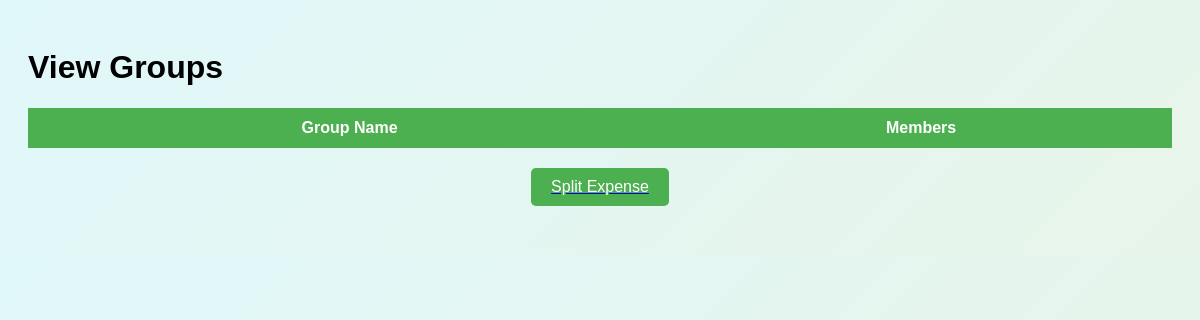
The app's page /view_groups (signed in), older data.
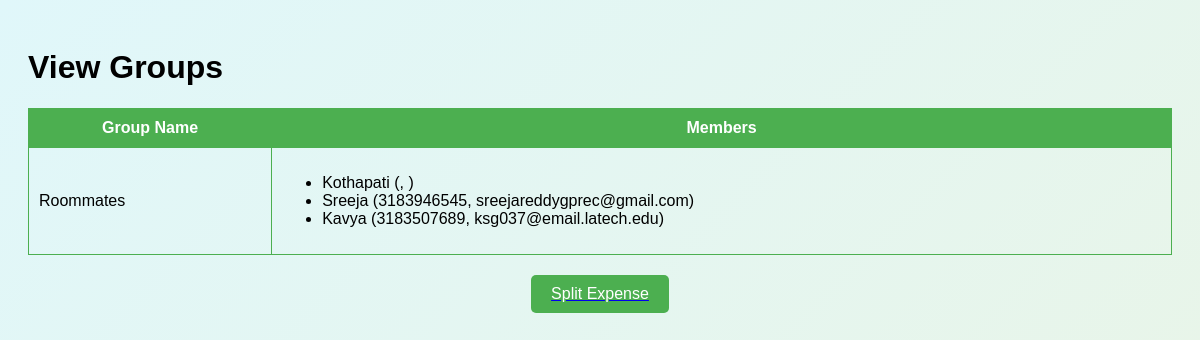
The same page, newer data.
### tables this page shows
CREATE TABLE members (
            id INTEGER PRIMARY KEY AUTOINCREMENT,
            group_name TEXT NOT NULL,
            name TEXT NOT NULL,
            phone TEXT NOT NULL,
            email TEXT NOT NULL,
            FOREIGN KEY (group_name) REFERENCES groups_table(group_name)
        );

### app.py (the view)
@app.route('/view_groups')
def view_groups():
    if 'username' not in session:
        return redirect(url_for('login'))
    logged_in_user = session['username']
    conn = sqlite3.connect(db_path)
    cursor = conn.cursor()
    cursor.execute('SELECT group_name FROM members WHERE name = ?', (logged_in_user,))
    groups = cursor.fetchall()
    group_data = []
    for group in groups:
        cursor.execute('SELECT name, phone, email FROM members WHERE group_name = ?', (group[0],))
        members = cursor.fetchall()
        group_data.append({'group_name': group[0], 'members': members})
    conn.close()
    return render_template('view_groups.html', groups=group_data)

### templates/view_groups.html (shortened to what this page needs)
<!DOCTYPE html>
<html lang="en">
<head>
</head>
<body>
    <h1>View Groups</h1>
    <table>
        <thead>
            <tr>
                <th>Group Name</th>
                <th>Members</th>
            </tr>
        </thead>
        <tbody>
            {% for group in groups %}
            <tr>
                <td>{{ group.group_name }}</td>
                <td>
                    <ul>
                        {% for member in group.members %}
                        <li>{{ member[0] }} ({{ member[1] }}, {{ member[2] }})</li>
                        {% endfor %}
                    </ul>
                </td>
            </tr>
            {% endfor %}
        </tbody>
    </table>
    <a href="{{ url_for('split_expense') }}">
        <button class="split-expense-btn">Split Expense</button>
    </a>
</body>
</html>

Row changes from the older to the newer data that the page shows:
added members: group_name "Roommates", name "Sreeja", phone "3183946545", email "sreejareddygprec@gmail.com"
added members: name "Kothapati", shown under "Roommates"
added members: name "Kavya", phone "3183507689", email "ksg037@email.latech.edu", shown under "Roommates"
